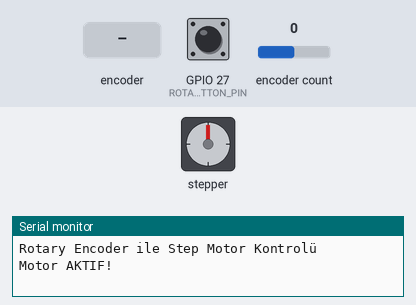
Bench run of a sketch on a simulated ESP32. On the bench: stepper motor, the last lines printed to the serial monitor. Wiring (inferred from the names in the program): stepper motor driver (200 steps per turn assumed): step GPIO 23; direction GPIO 22; enable GPIO 21. Inputs (shaded band) come from the test bench; at power-on: encoder count 0, GPIO 27 (ROTARY_ENCODER_BUTTON_PIN) HIGH.

Above: at 1.2 s.
1.3 s: encoder count set to 1
2.8 s: rotary encoder on GPIO 27 (ROTARY_ENCODER_BUTTON_PIN) / GPIO 33 (ROTARY_ENCODER_B_PIN) turned 1 step (first pin leading)
4.5 s: rotary encoder on GPIO 27 (ROTARY_ENCODER_BUTTON_PIN) / GPIO 33 (ROTARY_ENCODER_B_PIN) turned 1 step (first pin leading)
6.2 s: encoder count set to 0
At 6.5 s:
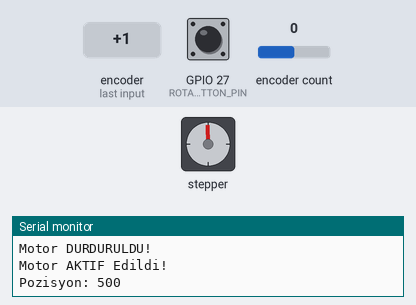
7.7 s: encoder count set to 4
At 8.8 s:
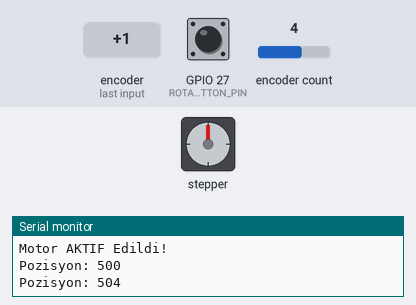
9.2 s: encoder count set to 3
At 10.0 s:
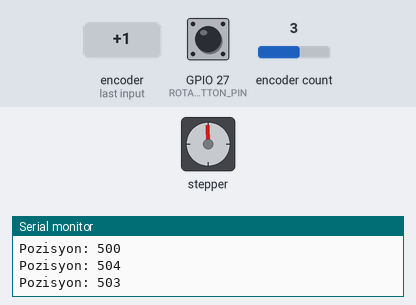
Timing chart, 0 to 11.7 s (numbered marks = the images above; inputs shaded):
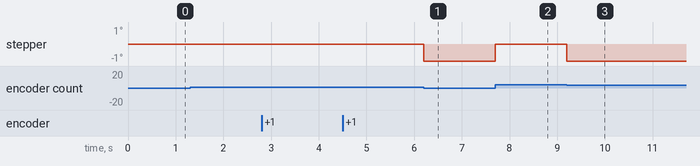

The sketch:

steppermotor_control.ino
```cpp
#include <AiEsp32RotaryEncoder.h>


#define STEP_PIN 23
#define DIR_PIN 22
#define EN_PIN 21


#define ROTARY_ENCODER_A_PIN 14       // CLK pin
#define ROTARY_ENCODER_B_PIN 33       // DT pin
#define ROTARY_ENCODER_BUTTON_PIN 27  // SW pin
#define ROTARY_ENCODER_STEPS 4        // Encoder'ınızın bir tıkı için kaç sinyal ürettiği


int hizGecikmesi = 2000;
long mevcutEncoderPozisyonu = 0;
long sonEncoderPozisyonu = 0;
volatile boolean motorAktif = true;

AiEsp32RotaryEncoder rotaryEncoder = AiEsp32RotaryEncoder(ROTARY_ENCODER_A_PIN, ROTARY_ENCODER_B_PIN, ROTARY_ENCODER_BUTTON_PIN, -1, ROTARY_ENCODER_STEPS);

void IRAM_ATTR readEncoderISR() {
  rotaryEncoder.readEncoder_ISR();
}

void setup() {
  Serial.begin(115200);
  Serial.println("Rotary Encoder ile Step Motor Kontrolü");

  pinMode(STEP_PIN, OUTPUT);
  pinMode(DIR_PIN, OUTPUT);
  pinMode(EN_PIN, OUTPUT);
  digitalWrite(EN_PIN, HIGH);

  rotaryEncoder.begin();
  rotaryEncoder.setup(readEncoderISR);
  rotaryEncoder.setBoundaries(0, 1000, true);
  rotaryEncoder.setEncoderValue(500);
  rotaryEncoder.setAcceleration(0);

  sonEncoderPozisyonu = rotaryEncoder.readEncoder();
  mevcutEncoderPozisyonu = sonEncoderPozisyonu;
  Serial.println("Motor AKTIF!");
}

void tekAdimAt(int hiz) {
  digitalWrite(STEP_PIN, HIGH);
  delayMicroseconds(hiz);
  digitalWrite(STEP_PIN, LOW);
  delayMicroseconds(hiz);
}

void loop() {
  if (rotaryEncoder.isEncoderButtonClicked()) {
    motorAktif = !motorAktif;

    if (motorAktif) {
      digitalWrite(EN_PIN, LOW);
      Serial.println("Motor AKTIF Edildi!");
    } else {
      digitalWrite(EN_PIN, HIGH);
      Serial.println("Motor DURDURULDU!");
    }
    delay(50);
  }


  if (motorAktif) {
    if (rotaryEncoder.encoderChanged()) {
      mevcutEncoderPozisyonu = rotaryEncoder.readEncoder();

      if (mevcutEncoderPozisyonu > sonEncoderPozisyonu) {
        digitalWrite(DIR_PIN, HIGH);
        tekAdimAt(hizGecikmesi);
        Serial.print("Pozisyon: ");
        Serial.println(mevcutEncoderPozisyonu);
      } else if (mevcutEncoderPozisyonu < sonEncoderPozisyonu) {
        digitalWrite(DIR_PIN, LOW);
        tekAdimAt(hizGecikmesi);
        Serial.print("Pozisyon: ");
        Serial.println(mevcutEncoderPozisyonu);
      }
      sonEncoderPozisyonu = mevcutEncoderPozisyonu;
    }
  }
}
```
